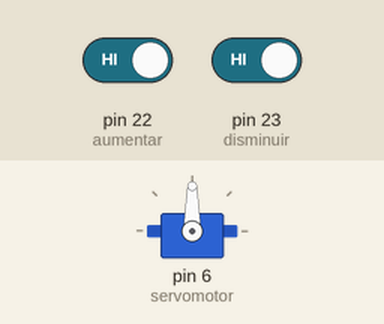
Simulated run of this sketch. Board: Arduino Mega 2560, built with avr-gcc and run on an emulated ATmega2560. Shown: servo. The test bench sets the inputs (shaded band); at power-on: pin 22 (aumentar) HIGH, pin 23 (disminuir) HIGH.

Above: at 1.2 s.
1.3 s: pin 22 (aumentar) driven LOW
At 1.75 s:
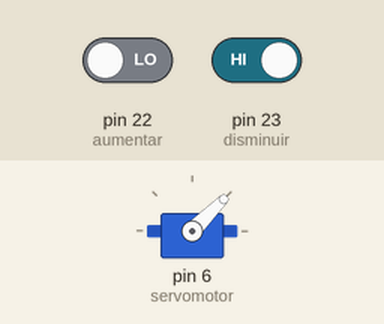
3.7 s: pin 23 (disminuir) driven LOW
At 4.0 s:
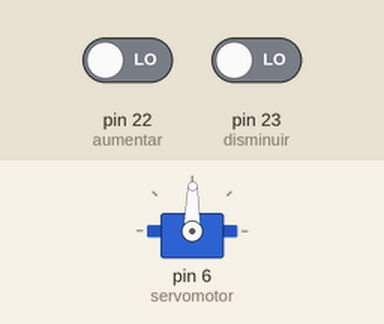
6.7 s: pin 22 (aumentar) driven HIGH
At 8.1 s:
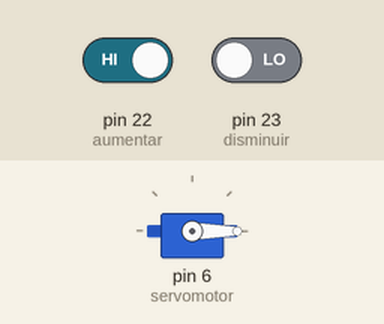
Timing chart, 0 to 9.7 s (numbered marks = the images above; inputs shaded):
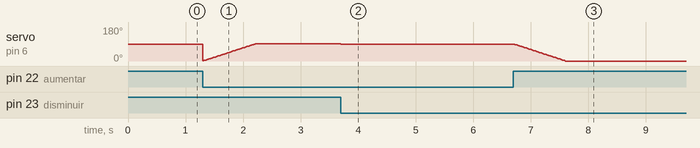

The sketch:

Proyecto_15_Servo2.0.ino
```cpp
#include <Servo.h>
Servo servomotor;

int angulo;
int aumentar = 22;  //Pin para el pulsador de aumentar el angulo
int disminuir = 23; //Pin para el pulsador de disminuir el angulo

void setup() {

  servomotor.attach(6);  //Pin PWM 6 del Arduino
  pinMode(disminuir, INPUT);
  pinMode(aumentar, INPUT);
}

void loop() {

  //Aumenta el angulo mientras se mantenga presionado
  //El angulo no aumenta mas alla de 180 grados
  if (digitalRead(aumentar) == LOW)
  {
    angulo++;
    servomotor.write(angulo);
    delay(10);

    if (angulo > 90)
    {
      angulo = 90;
    }
  }

  //Disminuye el angulo mientras se mantenga presionado
  //El angulo no disminuye mas alla de 0 grados
  if (digitalRead(disminuir) == LOW)
  {
    angulo--;
    servomotor.write(angulo);
    delay(10);

    if (angulo < 0)
    {
      angulo = 0;
    }
  }
}
```

Measured:
- after the input at 3.7 s, servo on pin 6 (servomotor): 91° → 89° at once
- after the input at 6.7 s, servo on pin 6 (servomotor): moves from 89° to 0° over 0.88 s, starting at once
